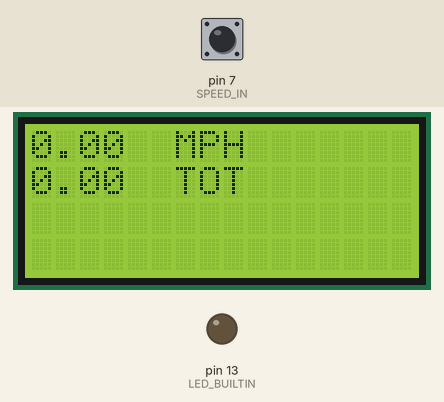
Bench run of a sketch on a simulated Arduino Uno, built with avr-gcc and run on an emulated ATmega328P. Shown: 16×4 character LCD, output pins drawn as LEDs (lit = HIGH). The test bench sets the inputs (shaded band); at power-on: pin 7 (SPEED_IN) HIGH.

Above: at 2.4 s.
2.5 s: pin 7 (SPEED_IN) pulled LOW for 0.15 s
Timing chart, 0 to 5.5 s (numbered marks = the images above; inputs shaded):
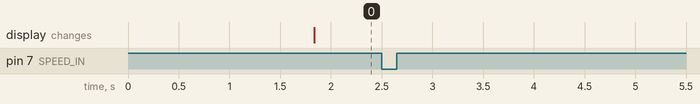

The sketch:

arduino-speedOmeter_v3.ino
```cpp
// (licence header left out)
#include <Wire.h>
#include <LiquidCrystal_I2C.h>

// Define the lcd and address.
LiquidCrystal_I2C lcd(0x27, 16, 4);

// The pulse input from the wheel.
#define SPEED_IN 7

// This is the magic number, its the miles/per (2)? wheel
// rotations (per/input pulse). Needs to be adjusted as
// needed for your wheel size. ~This is for 8 inch wheel.~
const float milesPerPulse = 0.000189394;

// The refresh rate for the display, in milliseconds.
// Recommend you leave as is.
const unsigned long displayUpdateDelay = 500;

// A couple of timer vars. Do not change!
unsigned long updateTimer = 0;
bool updateReset = false;

// Display update timers. Do not change!
unsigned long breakTimerStart;
float currentMiles = 0;
unsigned long displayUpdateRate = 0;

void setup() {
  // The pulse input.
  pinMode(SPEED_IN, INPUT_PULLUP);
  pinMode(LED_BUILTIN, OUTPUT);

  // Setup the lcd.
  lcd.init();
  lcd.backlight();
}

// updateLcd will update the lcd, without loosing
// the odometer trip.
void updateLcd(float currentSpeed) {
  // Clear the lcd before printing anything,
  // this will also clear any stray chars.
  lcd.clear();

  // Print the MPH.
  lcd.setCursor(6, 0);
  lcd.print("MPH");
  lcd.setCursor(0, 0);
  lcd.print(currentSpeed);

  // Print the total miles.
  lcd.setCursor(6, 1);
  lcd.print("TOT");
  lcd.setCursor(0, 1);

  // Get the live update rate, use that as our time references.
  unsigned long lastUpdate = millis() - displayUpdateRate;
  long double mileSpeed = currentSpeed * lastUpdate;
  currentMiles += mileSpeed;

  // Divide the currentMiles by 3.6e+6 to get total miles,
  // sinse currentMiles is in milliseconds.
  // TODO: not sure why to *2 on pro-mini, not necessary
  // on Arduino Mega...
  lcd.print((currentMiles / 3600000) * 2);

  // Reset the update counter.
  displayUpdateRate = millis();
}

void calcSpeed(long double timePulse) {
  float currentSpeed = 0;
  if (timePulse > 0) {
    currentSpeed = (milesPerPulse / timePulse) * 3600000;
  }
  updateLcd(currentSpeed);
}

bool timerBreak(unsigned long timer) {
  if ((timer - breakTimerStart) >= (displayUpdateDelay * 2.5)) {
    return (true);
  }
  return (false);
}

// updateWheel will return the time in milliseconds
// it takes for the wheel to rotate.
double updateWheel() {
  double wheelRotate = 0;
  breakTimerStart = millis();
  while (digitalRead(SPEED_IN)) {
    if (timerBreak(millis())) return (wheelRotate);
  }
  unsigned long wheelTime = micros();
  delay(2);
  breakTimerStart = millis();
  pinMode(LED_BUILTIN, HIGH);
  while (!digitalRead(SPEED_IN)) {
    if (timerBreak(millis())) return (wheelRotate);
  }
  delay(2);
  breakTimerStart = millis();
  pinMode(LED_BUILTIN, LOW);
  while (digitalRead(SPEED_IN)) {
    if (timerBreak(millis())) return (wheelRotate);
  }
  delay(1);
  wheelRotate = (micros() - wheelTime) / 1000;

  return (wheelRotate);
}

void loop() {
  if (!updateReset) {
    updateTimer = millis();
    updateReset = true;
  }

  // Check if its time to update the display.
  if ((millis() - updateTimer) >= displayUpdateDelay) {
    double wheelSpeed = updateWheel();
    calcSpeed(wheelSpeed);
    updateReset = false;
  }
}
```
